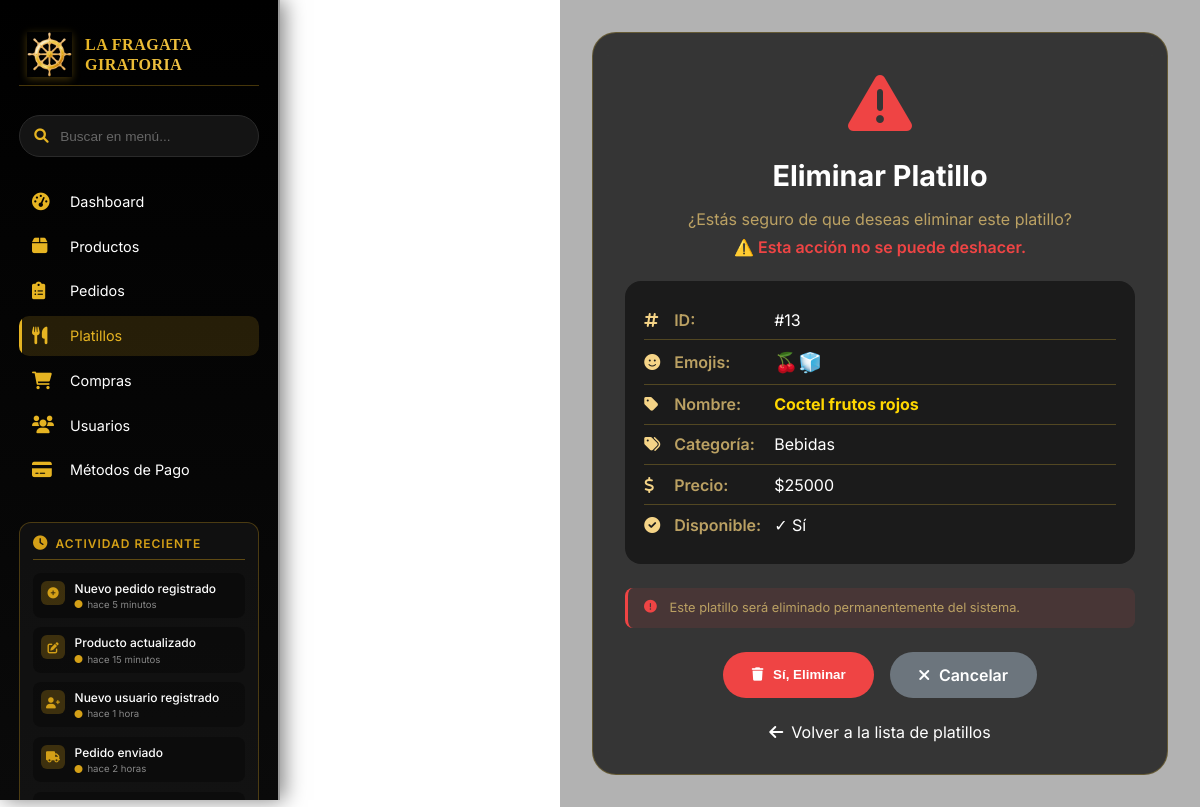
The app's page /platillos/platillos_eliminar/13/ with its own data.
### platillos/models.py (models this page shows, shortened)
class Platillo(models.Model):
    nombre = models.CharField(max_length=200, verbose_name="Nombre")
    descripcion = models.TextField(verbose_name="Descripción")
    categoria = models.ForeignKey(CategoriaPlatillo, on_delete=models.CASCADE, related_name='platillos', verbose_name="Categoría")
    imagen_url = models.CharField(
        max_length=500,
        verbose_name="Ruta de imagen",
        blank=True,
        help_text="Ruta en static, ej: img/menu/Ceviche-Clásico.avif",
    )
    emojis = models.CharField(max_length=50, verbose_name="Emojis", blank=True, help_text="Ej: 🐠🍋‍🟩")
    precio = models.DecimalField(max_digits=10, decimal_places=2, verbose_name="Precio")
    disponible = models.BooleanField(default=True, verbose_name="Disponible")
    destacado = models.BooleanField(default=False, verbose_name="Destacado")
    orden = models.IntegerField(default=0, verbose_name="Orden")
    fecha_creacion = models.DateTimeField(auto_now_add=True)
    fecha_actualizacion = models.DateTimeField(auto_now=True)
    class Meta:
        verbose_name = "Platillo"
        verbose_name_plural = "Platillos"
        ordering = ['orden', '-fecha_creacion']

class CategoriaPlatillo(models.Model):
    nombre = models.CharField(max_length=100, verbose_name="Nombre")
    descripcion = models.TextField(verbose_name="Descripción", blank=True)
    emoji = models.CharField(max_length=10, verbose_name="Emoji", blank=True, help_text="Ej: 🍕, 🍔, 🥗, 🍣")
    activo = models.BooleanField(default=True, verbose_name="Activo")
    orden = models.IntegerField(default=0, verbose_name="Orden")
    fecha_creacion = models.DateTimeField(auto_now_add=True)
    fecha_actualizacion = models.DateTimeField(auto_now=True)
    class Meta:
        verbose_name = "Categoría de Platillo"
        verbose_name_plural = "Categorías de Platillos"
        ordering = ['orden', 'nombre']

### platillos/views.py (the view, shortened to what this page needs)
# urls.py: path('platillos_eliminar/<int:pk>/', views.PlatilloDeleteView.as_view(), name='eliminar'),
class PlatilloDeleteView(DeleteView):
    model = Platillo
    template_name = 'roles/admin/Crud/platillos/platillo_eliminar.html'
    success_url = reverse_lazy('platillos:lista')

### templates/roles/admin/Crud/platillos/platillo_eliminar.html (shortened to what this page needs)
{% load static %}
<!DOCTYPE html>
<html lang="es">
<head>
    <link rel="stylesheet" href="https://cdnjs.cloudflare.com/ajax/libs/font-awesome/6.0.0/css/all.min.css">
    <link rel="stylesheet" href="{% static 'css/platillos_eliminar.css' %}" />
</head>
<body>
<div class="layout-container">
    {% include 'layouts/sindear.html' %}
    <main class="main-content">
        <div class="dashboard-wrapper">
            <div class="delete-container">
                <div class="delete-icon">
                    <i class="fas fa-exclamation-triangle"></i>
                </div>
                <h1 class="delete-title">Eliminar Platillo</h1>
                <p class="delete-message">¿Estás seguro de que deseas eliminar este platillo?</p>
                <p class="delete-message warning">⚠️ Esta acción no se puede deshacer.</p>
                <div class="platillo-details">
                    <div class="detail-row">
                        <div class="detail-icon">
                            <i class="fas fa-hashtag"></i>
                        </div>
                        <span class="detail-label">ID:</span>
                        <span class="detail-value">#{{ platillo.id }}</span>
                    </div>
                    <div class="detail-row">
                        <div class="detail-icon">
                            <i class="fas fa-smile"></i>
                        </div>
                        <span class="detail-label">Emojis:</span>
                        <span class="detail-value" style="font-size: 1.2rem;">{{ platillo.emojis|default:"🍽️" }}</span>
                    </div>
                    <div class="detail-row">
                        <div class="detail-icon">
                            <i class="fas fa-tag"></i>
                        </div>
                        <span class="detail-label">Nombre:</span>
                        <span class="detail-value highlight">{{ platillo.nombre }}</span>
                    </div>
                    <div class="detail-row">
                        <div class="detail-icon">
                            <i class="fas fa-tags"></i>
                        </div>
                        <span class="detail-label">Categoría:</span>
                        <span class="detail-value">{{ platillo.categoria.nombre }}</span>
                    </div>
                    <div class="detail-row">
                        <div class="detail-icon">
                            <i class="fas fa-dollar-sign"></i>
                        </div>
                        <span class="detail-label">Precio:</span>
                        <span class="detail-value">${{ platillo.precio|floatformat:0 }}</span>
                    </div>
                    <div class="detail-row">
                        <div class="detail-icon">
                            <i class="fas fa-check-circle"></i>
                        </div>
                        <span class="detail-label">Disponible:</span>
                        <span class="detail-value">
                            {% if platillo.disponible %}
                            <span class="disponible-text">✓ Sí</span>
                            {% else %}
                            <span class="no-disponible-text">✗ No</span>
                            {% endif %}
                        </span>
                    </div>
                </div>
                <div class="warning-box">
                    <i class="fas fa-exclamation-circle"></i>
                    <span>Este platillo será eliminado permanentemente del sistema.</span>
                </div>
                <form method="post" class="delete-form">
                    <div class="delete-buttons">
                        <button type="submit" class="btn-delete-confirm">
                            <i class="fas fa-trash"></i> Sí, Eliminar
                        </button>
                        <a href="{% url 'platillos:lista' %}" class="btn-cancel">
                            <i class="fas fa-times"></i> Cancelar
                        </a>
                    </div>
                </form>
                <a href="{% url 'platillos:lista' %}" class="back-link">
                    <i class="fas fa-arrow-left"></i> Volver a la lista de platillos
                </a>
            </div>
        </div>
    </main>
</div>
</body>
</html>

### static/css/platillos_eliminar.css (style rules this page uses)
:root { --color-dorado: #f5d487; --color-dorado-oscuro: #d4af37; --color-dorado-claro: #e6b422; --color-dorado-intenso: #ffd700; --color-texto-secundario: #bba163; --color-borde: rgba(212, 175, 55, 0.3); --color-verde: #10b981; --color-rojo: #ef4444; --color-rojo-hover: #f87171; --transition-smooth: all 0.3s cubic-bezier(0.4, 0, 0.2, 1); }
* { margin: 0; padding: 0; box-sizing: border-box; }
body { font-family: 'Inter', sans-serif; background: url('../img/BGgeneral.jpg') no-repeat center center / cover fixed; color: #ffffff; min-height: 100vh; }
.layout-container { display: flex; min-height: 100vh; }
.main-content { flex: 1; margin-left: 280px; padding: 2rem; background: rgba(0, 0, 0, 0.3); min-height: 100vh; display: flex; align-items: center; justify-content: center; }
.dashboard-wrapper { width: 100%; max-width: 600px; margin: 0 auto; }
.delete-container { background: rgba(0, 0, 0, 0.7); border: 1px solid var(--color-borde); border-radius: 24px; padding: 2rem; text-align: center; backdrop-filter: blur(10px); animation: slideInUp 0.5s ease-out; }
.delete-icon { font-size: 4rem; color: var(--color-rojo); margin-bottom: 1rem; animation: pulse 2s infinite; }
.delete-title { color: #ffffff; font-size: 1.8rem; margin-bottom: 1rem; font-weight: 700; }
.delete-message { color: var(--color-texto-secundario); font-size: 1rem; margin-bottom: 0.5rem; }
.delete-message.warning { color: var(--color-rojo); font-weight: 600; }
.platillo-details { background: rgba(0, 0, 0, 0.5); border-radius: 16px; padding: 1.2rem; margin: 1.5rem 0; text-align: left; }
.detail-row { display: flex; align-items: center; padding: 0.6rem 0; border-bottom: 1px solid var(--color-borde); }
.detail-row:last-child { border-bottom: none; }
.detail-icon { width: 30px; color: var(--color-dorado); }
.detail-label { width: 100px; color: var(--color-texto-secundario); font-weight: 600; }
.detail-value { flex: 1; color: #ffffff; }
.detail-value.highlight { color: var(--color-dorado-intenso); font-weight: 700; }
.warning-box { background: rgba(239, 68, 68, 0.1); border-left: 3px solid var(--color-rojo); padding: 0.8rem 1rem; margin: 1rem 0; border-radius: 8px; display: flex; align-items: center; gap: 0.8rem; font-size: 0.8rem; color: var(--color-texto-secundario); }
.warning-box i { color: var(--color-rojo); }
.delete-buttons { display: flex; gap: 1rem; justify-content: center; margin-top: 1.5rem; }
.btn-delete-confirm { background: var(--color-rojo); color: white; border: none; padding: 0.8rem 1.8rem; border-radius: 40px; cursor: pointer; font-weight: 600; display: inline-flex; align-items: center; gap: 0.6rem; transition: var(--transition-smooth); }
.btn-cancel { background: #6c757d; color: white; border: none; padding: 0.8rem 1.8rem; border-radius: 40px; cursor: pointer; font-weight: 600; display: inline-flex; align-items: center; gap: 0.6rem; transition: var(--transition-smooth); text-decoration: none; }
.back-link { display: inline-flex; align-items: center; gap: 0.5rem; margin-top: 1.5rem; color: #ffffff; text-decoration: none; transition: var(--transition-smooth); }

### records on screen
Platillo: id "13", emojis "🍒🧊", nombre "Coctel frutos rojos", categoria.nombre "Bebidas", precio "25000"
